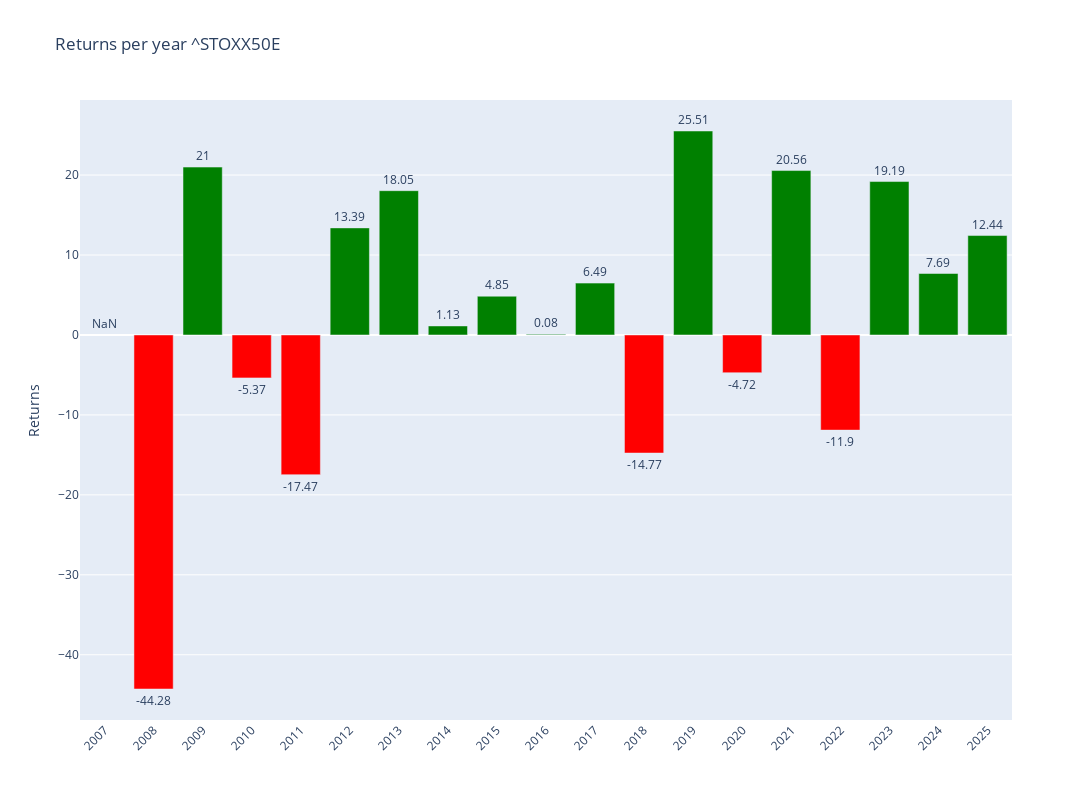

Notebook code cell kept with this figure:
### Code cell
# Plotly
fig = make_subplots()

# Add colors
colors = ['green' if x >= 0 else 'red' for x in annual_data['Return']]

# Graph (1,1)
fig.add_trace(go.Bar(y=annual_data['Return'],x=annual_data['Return'].index,text=round(annual_data['Return'],2),textposition='outside',marker_color=colors,hoverinfo='skip'),row=1,col=1)

# Update xaxis properties
fig.update_yaxes(title_text="Returns", row=1, col=1)

fig.update_layout(xaxis=dict(tickvals=annual_data.index,tickangle=-45),height=800, width=1300,title=f"Returns per year {ticker}")

fig.show()

### Figure 1 — Plotly figure (JSON) as saved in the notebook; plotly's stock layout.template omitted (floating-point values rounded to 4 significant figures)
{"data": [{"hoverinfo": "skip", "marker": {"color": ["red", "red", "green", "red", "red", "green", "green", "green", "green", "green", "green", "red", "green", "red", "green", "red", "green", "green", "green"]}, "text": [NaN, -44.28, 21.0, -5.37, -17.47, 13.39, 18.05, 1.13, 4.85, 0.08, 6.49, -14.77, 25.51, -4.72, 20.56, -11.9, 19.19, 7.69, 12.44], "textposition": "outside", "type": "bar", "x": [2007, 2008, 2009, 2010, 2011, 2012, 2013, 2014, 2015, 2016, 2017, 2018, 2019, 2020, 2021, 2022, 2023, 2024, 2025], "xaxis": "x", "y": [NaN, -44.28, 21.0, -5.367, -17.47, 13.39, 18.05, 1.129, 4.848, 0.07725, 6.487, -14.77, 25.51, -4.719, 20.56, -11.9, 19.19, 7.688, 12.44], "yaxis": "y"}], "layout": {"height": 800, "title": {"text": "Returns per year ^STOXX50E"}, "width": 1300, "xaxis": {"anchor": "y", "domain": [0, 1], "tickangle": -45, "tickvals": [2007, 2008, 2009, 2010, 2011, 2012, 2013, 2014, 2015, 2016, 2017, 2018, 2019, 2020, 2021, 2022, 2023, 2024, 2025]}, "yaxis": {"anchor": "x", "domain": [0, 1], "title": {"text": "Returns"}}}}
